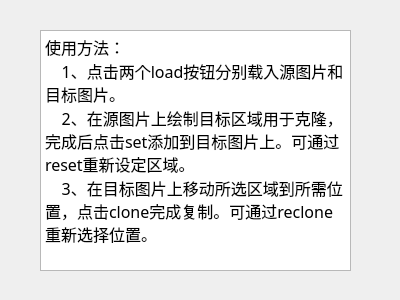
<?xml version="1.0" encoding="UTF-8"?>
<ui version="4.0">
 <class>Info</class>
 <widget class="QDialog" name="Info">
  <property name="geometry">
   <rect>
    <x>0</x>
    <y>0</y>
    <width>400</width>
    <height>300</height>
   </rect>
  </property>
  <property name="windowTitle">
   <string>Dialog</string>
  </property>
  <widget class="QPlainTextEdit" name="plainTextEdit">
   <property name="geometry">
    <rect>
     <x>40</x>
     <y>30</y>
     <width>311</width>
     <height>241</height>
    </rect>
   </property>
   <property name="font">
    <font>
     <family>Bahnschrift</family>
     <pointsize>12</pointsize>
    </font>
   </property>
   <property name="readOnly">
    <bool>true</bool>
   </property>
   <property name="plainText">
    <string>使用方法：
    1、点击两个load按钮分别载入源图片和目标图片。
    2、在源图片上绘制目标区域用于克隆，完成后点击set添加到目标图片上。可通过reset重新设定区域。
    3、在目标图片上移动所选区域到所需位置，点击clone完成复制。可通过reclone重新选择位置。</string>
   </property>
  </widget>
 </widget>
 <resources/>
 <connections/>
</ui>
